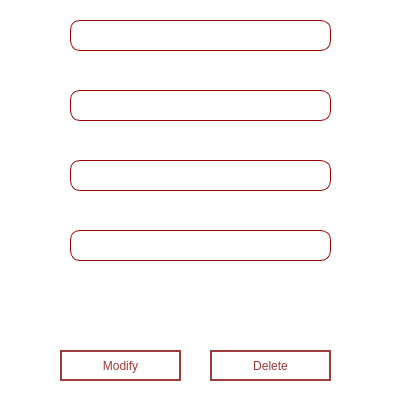
<?xml version="1.0" encoding="UTF-8"?>
<ui version="4.0">
 <class>modify_produits</class>
 <widget class="QDialog" name="modify_produits">
  <property name="geometry">
   <rect>
    <x>0</x>
    <y>0</y>
    <width>400</width>
    <height>397</height>
   </rect>
  </property>
  <property name="windowTitle">
   <string>Dialog</string>
  </property>
  <property name="styleSheet">
   <string notr="true">background-color: rgb(255,255,255);</string>
  </property>
  <widget class="QPushButton" name="b_supprimer_produits">
   <property name="geometry">
    <rect>
     <x>210</x>
     <y>350</y>
     <width>121</width>
     <height>31</height>
    </rect>
   </property>
   <property name="styleSheet">
    <string notr="true">QPushButton {
color: rgb(158,59,59);
font: 75 9pt &quot;Arial&quot;;
border: 2px solid rgb(158,59,59);
border-radius: 20px;
}

QPushButton:hover {
  color: #fff; /* Change text color on hover */
  background-color: #a63b3b; /* Change background color on hover */
  border-color: #a63b3b; /* Change border color on hover */
}

QPushButton:pressed {
  color: #fff; 
  background-color: #802c2c; 
  border-color: #802c2c; 
}</string>
   </property>
   <property name="text">
    <string>Delete</string>
   </property>
  </widget>
  <widget class="QLineEdit" name="le_prix_u_produits">
   <property name="geometry">
    <rect>
     <x>70</x>
     <y>160</y>
     <width>261</width>
     <height>31</height>
    </rect>
   </property>
   <property name="styleSheet">
    <string notr="true">QLineEdit{
border: 1px solid;
border-color: #9B0000;
border-radius: 10px;
}</string>
   </property>
  </widget>
  <widget class="QLineEdit" name="le_id_u_produits">
   <property name="enabled">
    <bool>false</bool>
   </property>
   <property name="geometry">
    <rect>
     <x>70</x>
     <y>20</y>
     <width>261</width>
     <height>31</height>
    </rect>
   </property>
   <property name="styleSheet">
    <string notr="true">QLineEdit{
border: 1px solid;
border-color: #9B0000;
border-radius: 10px;
}</string>
   </property>
   <property name="placeholderText">
    <string/>
   </property>
  </widget>
  <widget class="QPushButton" name="b_modifier_produits">
   <property name="geometry">
    <rect>
     <x>60</x>
     <y>350</y>
     <width>121</width>
     <height>31</height>
    </rect>
   </property>
   <property name="styleSheet">
    <string notr="true">QPushButton {
color: rgb(158,59,59);
font: 75 9pt &quot;Arial&quot;;
border: 2px solid rgb(158,59,59);
border-radius: 20px;
}

QPushButton:hover {
  color: #fff; /* Change text color on hover */
  background-color: #a63b3b; /* Change background color on hover */
  border-color: #a63b3b; /* Change border color on hover */
}

QPushButton:pressed {
  color: #fff; 
  background-color: #802c2c; 
  border-color: #802c2c; 
}</string>
   </property>
   <property name="text">
    <string>Modify</string>
   </property>
  </widget>
  <widget class="QLineEdit" name="le_nom_u_produits">
   <property name="geometry">
    <rect>
     <x>70</x>
     <y>90</y>
     <width>261</width>
     <height>31</height>
    </rect>
   </property>
   <property name="styleSheet">
    <string notr="true">QLineEdit{
border: 1px solid;
border-color: #9B0000;
border-radius: 10px;
}</string>
   </property>
  </widget>
  <widget class="QLineEdit" name="le_quantity_u_produits">
   <property name="geometry">
    <rect>
     <x>70</x>
     <y>230</y>
     <width>261</width>
     <height>31</height>
    </rect>
   </property>
   <property name="styleSheet">
    <string notr="true">QLineEdit{
border: 1px solid;
border-color: #9B0000;
border-radius: 10px;
}</string>
   </property>
  </widget>
  <widget class="QLabel" name="label">
   <property name="geometry">
    <rect>
     <x>30</x>
     <y>20</y>
     <width>331</width>
     <height>331</height>
    </rect>
   </property>
   <property name="text">
    <string/>
   </property>
   <property name="pixmap">
    <pixmap resource="ressources.qrc">:/new/prefix1/gfx/3516835.png</pixmap>
   </property>
   <property name="scaledContents">
    <bool>true</bool>
   </property>
  </widget>
  <zorder>label</zorder>
  <zorder>b_supprimer_produits</zorder>
  <zorder>le_prix_u_produits</zorder>
  <zorder>le_id_u_produits</zorder>
  <zorder>b_modifier_produits</zorder>
  <zorder>le_nom_u_produits</zorder>
  <zorder>le_quantity_u_produits</zorder>
 </widget>
 <resources>
  <include location="ressources.qrc"/>
 </resources>
 <connections/>
</ui>
